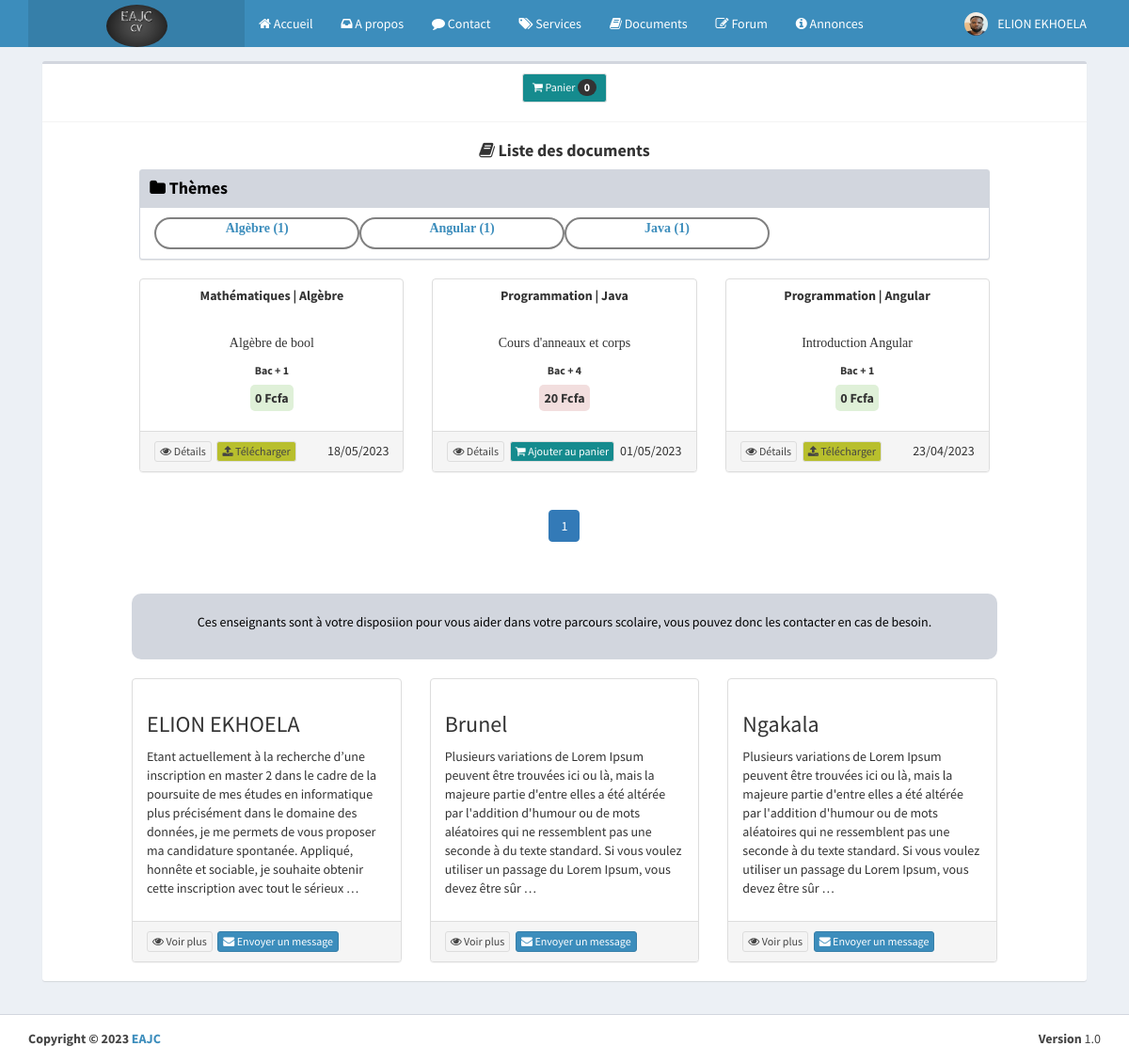
/cours/cours (signed in), run on the app's committed database.
### eab/models.py (models this page shows, shortened)
class Parametre(models.Model):
    appname=models.CharField(max_length=100)
    appeditor=models.CharField(max_length=200)
    phone=models.CharField(max_length=200, null=True)
    email=models.CharField(max_length=200, null=True)
    version=models.CharField(max_length=10, null=True)
    devise=models.CharField(max_length=10, null=True)
    COLORS=[
        ('primary','primary'),
        ('info','info'),
        ('success','success'),
        ('danger','danger'),
        ('secondary','secondary'),
        ('dark','dark'),
    ]
    theme=models.CharField(max_length=200, null=True, choices=COLORS)
    logo=models.ImageField(upload_to="media", null=True, blank=True)
    width_logo=models.CharField(max_length=3, null=True)
    height_logo=models.TextField(max_length=3, null=True)

class Profile(models.Model):
    user=models.OneToOneField(User, on_delete=models.CASCADE)
    phone=models.CharField(max_length=100)
    address=models.TextField()
    photo=models.ImageField(upload_to="media", null=True, blank=True)
    SEX=[
        ('Masculin','Masculin'),
        ('Feminin','Feminin')
    ]
    gender=models.CharField(max_length=100, null=True, choices=SEX)
    droitmes=models.BooleanField(default=False, null=True)
    status=models.BooleanField(default=False, null=True)
    apropos=models.TextField(null=True)
    profession=models.CharField(max_length=50, null=True)
    VARIABLE=[
        ('Visible','Visible'),
        ('Invisible','Invisible')
    ]
    vform=models.CharField(max_length=100, null=True, choices=VARIABLE, default="Visible")
    vep=models.CharField(max_length=100, null=True, choices=VARIABLE)
    vcomp=models.CharField(max_length=100, null=True, choices=VARIABLE)
    vaform=models.CharField(max_length=100, null=True, choices=VARIABLE)
    priority=models.BooleanField(null=True,default=False)

### forum/models.py (models this page shows)
class Composant(models.Model):
    discipline=models.ForeignKey(Discipline, on_delete=models.CASCADE, null=True)
    libelle=models.CharField(max_length=200)
    def __str__(self):
        return self.libelle

class Discipline(models.Model):
    libelle=models.CharField(max_length=200)
    def __str__(self):
        return self.libelle

### document/models.py (models this page shows)
class Cours(models.Model):
    user=models.ForeignKey(User, on_delete=models.CASCADE, null=False)
    discipline=models.ForeignKey(Discipline, on_delete=models.CASCADE, null=False)
    composant=models.ForeignKey(Composant, on_delete=models.CASCADE, null=False)
    file=models.FileField(upload_to="upload", null=False)
    title=models.CharField(max_length=100, null=True)
    LEVEL=[
        ('Baccalauréat','Baccalauréat'),
        ('Bac + 1','Bac + 1'),
        ('Bac + 2','Bac + 2'),
        ('Bac + 3','Bac + 3'),
        ('Bac + 4','Bac + 4'),
        ('Bac + 5','Bac + 5'),
        ('Bac + 6','Bac + 6'),
        ('Bac + 7','Bac + 7'),
    ]
    niveau=models.CharField(max_length=200, null=True, choices=LEVEL)
    comment=models.CharField(max_length=500, null=True)
    TP=[
        ('Gratuit','Gratuit'),
        ('Payant','Payant')
    ]
    type=models.CharField(max_length=100, null=True, choices=TP)
    price=models.IntegerField(default=0, null=True)
    date=models.DateField(auto_created=True)
    ST=[
        ('Traitement en cours','Traitement en cours'),
        ('Cours publié','Cours publié'),
        ('Cours non retenu','Cours non retenu')
    ]
    status=models.CharField(max_length=100, null=True, choices=ST, default="Traitement en cours")
    st=models.IntegerField(default=0,null=True)
    content=models.TextField(null=True)

### document/views.py (the view)
# urls.py: path("cours", cours, name="cours/cours"),
def cours(request):
    date=datetime.datetime.now()
    liste_cours=Cours.objects.values("composant_id").filter(status="Cours publié").annotate(effectif=Count("composant_id")).order_by("discipline_id")
    tabComposant=[]
    for item in liste_cours:
        dic={}
        composant=Composant.objects.get(id=item["composant_id"])
        dic["id"]=item["composant_id"]
        dic["libelle"]=composant.libelle
        dic["effectif"]=item["effectif"]
        tabComposant.append(dic)
    cours=Cours.objects.filter(status="Cours publié").order_by("-date")
    paginator = Paginator(cours, 12)
    num_page=request.GET.get('page')
    cours=paginator.get_page(num_page)
    try:
        panier=Panier.objects.get(user_id=request.user.id)
    except Exception as e:
        panier=None
    count=0
    if panier == None:
        pass
    else :
        cpanier=eval(panier.cquantite)
        for k in cpanier.items():
            count+=1
    context={
        "count":count,
        "composants":tabComposant,
        "cours":cours,
        "date":date,
        "userpriorities":userPriority(),
        "parametre":parametre(),
    }
    return render(request, "cours/cours.html", context)

### document/views.py (called while the page is built)
def parametre():
    try:
        parametre=Parametre.objects.all()[0]
    except Exception as e:
        parametre=None
    if parametre == None :
        return redirect("maintenance")
    else:
        return parametre

def userPriority():
    users=User.objects.all()
    tabUserPriority=[]
    count=0
    for user in users:
        try:
            if user.profile and user.profile.priority==1:
                if count <=2:
                    tabUserPriority.append(user)
                    count+=1
        except:
            pass
    return tabUserPriority

### document/templates/cours/cours.html (shortened to what this page needs)
{% extends 'global/base0.html' %}
{% block content %}
{% load static %}
<div class="content-wrapper">
    <div class="container">
        <section class="content">
            <div class="box box-default">
                <div class="box-header with-border">
                    <p class="mt-1 text-center" id="panier">
                        {% if count %}
                        <a href="{% url 'commande/panier' %}" class="btn btn-default btn-sm" style="background-color: rgb(21, 139, 142); color:white;"><i class="fa fa-shopping-cart"></i> Panier <b class="badge badge-danger" style="color: yellow;">{{ count }}</b></a>
                        {% else %}
                        <a class="btn btn-default btn-sm" style="background-color: rgb(21, 139, 142); color:white;"><i class="fa fa-shopping-cart"></i> Panier <b class="badge badge-danger">{{ count }}</b></a>
                        {% endif %}
                    </p>
                </div>
                <div class="box-body">
                    <div class="row">
                        <div class="col-md-10 col-md-offset-1">
                            <h4 align="center"><b><i class="fa fa-book"></i> Liste des documents</b></h4>
                              <div class="box box-solid box-default">
                                <div class="box-header">
                                    <h3 class="box-title">
                                        <a href="{% url 'cours/cours' %}" style="text-decoration: none; color: black;"><b><i class="fa fa-folder"></i> Thèmes</b></a>
                                    </h3>
                                </div>
                                <div class="box-body">
                                    <div class="row" style="margin-left: 5px; margin-right: 5px">
                                        {% for comp in composants %}
                                        <div class="col-lg-3 col-xs-6 desp" style="border-radius: 20px; border: 2px solid gray; ">
                                            <a href="#" id="{{ comp.id }}" class="ourview" style="text-decoration:none; font-family: Georgia, serif;">
                                            <p class="text-center"><b>{{ comp.libelle }} ({{ comp.effectif }})</b></p>
                                            </a>
                                        </div>
                                        {% endfor %}
                                    </div>
                                </div>
                            </div>
                            <div class="row" id="courseview">
                                {% for course in cours %}
                                <div class="col-md-4 col-lg-4 col-xs-6">
                                    <div class="panel panel-default h-100 shadow">
                                        <div class="panel-header bg-default">
                                            <h5 class="text-center"><b>{{ course.discipline }} | {{ course.composant }}</b></h5>
                                        </div>
                                        <div class="panel-body" style="border-radius: 10px;">
                                            <h5 class="text-center" style="font-family: Georgia, serif;">{{ course.title }}</h5>
                                            <p class="text-center"><small><b>{{ course.niveau }}</b></small></p>
                                            {% if course.type == "Payant" %}
                                            <p class="text-center"><b class="text-light bg-danger" style="padding:5px;border-radius: 5px;"> {{ course.price }} {{ parametre.devise }}</b></p>
                                            {% else %}
                                            <p class="text-center"><b class="text-light bg-success" style="padding:5px;border-radius: 5px;"> {{ course.price }} {{ parametre.devise }}</b></p>
                                            {% endif %}
                                        </div>
                                        <div class="panel-footer">
                                            <a class="btn btn-default btn-xs" href="{% url 'cours/details' course.id %}"><i class="fa fa-eye"></i> Détails</a>&nbsp;
                                            {% if request.user.is_authenticated %}
                                                {% if course.type == "Payant" %}
                                                <button class="btn btn-default btn-xs addpanier" id="{{ course.id }}" style="background-color: rgb(21, 139, 142); color:white;"><i class="fa fa-shopping-cart"></i> Ajouter au panier</button>
                                                {% else %}
                                                <a href="{{ course.file.url }}" class="btn btn-default btn-xs" style="background-color: rgb(184, 191, 45);"><i class="fa fa-upload"></i> Télécharger</a>
                                                {% endif %}
                                            {% endif %}
                                            <span style="float: right;">{{ course.date|date:"d/m/Y" }}</span>
                                        </div>
                                    </div>
                                </div>
                                {% endfor %}
                                <div class="row">
                                    <div class="col-lg-4 col-lg-offset-4 text-center">
                                        <ul class="pagination">
                                            <li class="page-item active">
                                                <a class="page-link bg-dark" href="?page={{ cours.number }}">{{ cours.number }}</a>
                                            </li>
                                        </ul>
                                    </div>
                                </div>
                            </div>
                        </div>
                    </div>
                </div>
                <br>
                <div class="row">
                    <div class="col-md-10 col-md-offset-1">
                        {% include 'global/_slide.html' %}
                    </div>
                </div>
            </div>
        </section>
    </div>
</div>
{% endblock %}

### eab/templates/global/header.html (shortened to what this page needs)
{% load static %}
<header class="main-header">
    <nav class="navbar navbar-static-top">
      <div class="container">
        <div class="navbar-header">
            <a href="{% url 'home' %}" class="logo">
                {% if parametre.logo %}
                <img class="img-circle" src="{{ parametre.logo.url }}" width="{{ parametre.width_logo }}" height="{{ parametre.height_logo }}" alt="EAJC">
                {% else %}
                <h3><b>EAJC</b></h3>
                {% endif %}
            </a>
        </div>
        <div class="collapse navbar-collapse pull-left" id="navbar-collapse">
          <ul class="nav navbar-nav">
            <li><a href="{% url 'home' %}"><i class="fa fa-home"></i> Accueil </a></li>
            <li><a href="{% url 'contact/apropos' %}"><i class="fa fa-inbox"></i> A propos</a></li>
            <li><a href="{% url 'contact/contact' %}"><i class="fa fa-comment"></i> Contact</a></li>
            <li><a href="{% url 'contact/services' %}"><i class="fa fa-tags"></i> Services</a></li>
            <li><a href="{% url 'cours/cours' %}"><i class="fa fa-book"></i> Documents</a></li>
            {% if request.user.is_authenticated %}
            <li><a href="{% url 'question/questions' %}"><i class="fa fa-edit"></i> Forum</a></li>
            {% else %}
            <li>
              <a href="#" data-toggle="modal" data-target="#ForumModal"><i class="fa fa-edit"></i> Forum</a>
            </li>
            {% endif %}
            <li><a href="{% url 'annonce/annonce' %}"><i class="fa fa-info-circle"></i> Annonces</a></li>
          </ul>
        </div>
          <div class="navbar-custom-menu">
            <ul class="nav navbar-nav">
              {% if request.user.is_authenticated %}
              <li class="dropdown user user-menu">
                <a href="#" class="dropdown-toggle" data-toggle="dropdown">
                  {% if user.profile.photo %}
                        <img class="user-image" src="{{ user.profile.photo.url }}" alt="User Image">
                    {% else %}
                        <img class="user-image" width="60" height="60" src="{% static 'dist/img/user.png' %}" alt="...">
                    {% endif %}
                  <span class="hidden-xs">{{ user.last_name }}</span>
                </a>
              </li>
              {% endif %}
            </ul>
          </div>
      </div>
    </nav>
  </header>

### eab/templates/global/_slide.html
<div class="bg-gray text-center" style="padding-top: 20px;padding-bottom: 20px; border-radius: 10px;">
    <div class="card-body"><p class="text-white m-0">Ces enseignants sont à votre disposiion pour vous aider dans votre parcours scolaire, vous pouvez donc les contacter en cas de besoin.</p></div>
</div>
<br>
<div class="row">
    {% for user in userpriorities %}
    <div class="col-md-4">
        <div class="panel panel-default h-100">
            <div class="panel-body box-shadow">
                <h3 class="card-title">{{ user.last_name }}</h3>
                <p class="card-text">{{ user.profile.apropos|truncatewords:50 }}</p>
            </div>
            <div class="panel-footer">
                <a class="btn btn-default btn-xs" href="{% url 'cv/cv' user.id %}"><i class="fa fa-eye"></i> Voir plus</a>&nbsp;
                {% if user.profile.droitmes == 1 %}
                <a href="{% url 'contact/contactuser' user.id %}" class="btn btn-primary btn-xs"><i class="fa fa-envelope"></i> Envoyer un message</a>
                {% endif %}
            </div>
        </div>
    </div>
    {% endfor %}
</div>

### eab/templates/global/footer.html
<footer class="main-footer">
    <div class="container">
      <div class="pull-right hidden-xs">
        <b>Version</b> {{parametre.version}}
      </div>
      <strong>Copyright &copy; 2023 <a href="">{{parametre.appname}}</a></strong>
    </div>
</footer>

### data on the page
Parametre: logo (picture), devise "Fcfa", version "1.0", appname "EAJC"
Composant: libelle "Algèbre"
Composant: libelle "Angular"
Composant: libelle "Java"
Cours: discipline "Mathématiques", composant "Algèbre", title "Algèbre de bool", niveau "Bac + 1", price "0", date "18/05/2023"
Cours: discipline "Programmation", composant "Java", title "Cours d'anneaux et corps", niveau "Bac + 4", price "20", date "01/05/2023"
Cours: discipline "Programmation", composant "Angular", title "Introduction Angular", niveau "Bac + 1", price "0", date "23/04/2023"

### other printed values
{{ user.last_name }} "ELION EKHOELA"
{{ count }} "0"
{{ comp.effectif }} "1" "1" "1"
{{ cours.number }} "1"
{{ user.last_name }} "Brunel"
{{ user.last_name }} "Ngakala"
